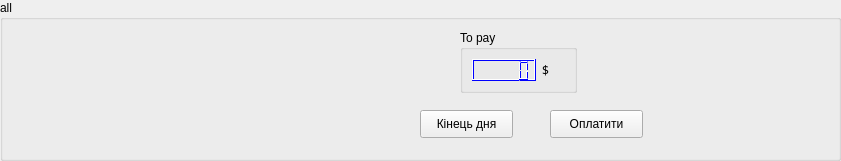
   <widget class="QGroupBox" name="groupBox_5">
    <property name="geometry">
     <rect>
      <x>10</x>
      <y>310</y>
      <width>841</width>
      <height>161</height>
     </rect>
    </property>
    <property name="title">
     <string>all </string>
    </property>
    <widget class="QGroupBox" name="groupBox_6">
     <property name="geometry">
      <rect>
       <x>460</x>
       <y>30</y>
       <width>117</width>
       <height>63</height>
      </rect>
     </property>
     <property name="title">
      <string>To pay </string>
     </property>
     <layout class="QGridLayout" name="gridLayout_2">
      <item row="0" column="0">
       <widget class="QLCDNumber" name="lcdNumber_4">
        <property name="palette">
         <palette>
          <active>
           <colorrole role="WindowText">
            <brush brushstyle="SolidPattern">
             <color alpha="255">
              <red>0</red>
              <green>0</green>
              <blue>0</blue>
             </color>
            </brush>
           </colorrole>
           <colorrole role="Midlight">
            <brush brushstyle="SolidPattern">
             <color alpha="255">
              <red>255</red>
              <green>0</green>
              <blue>0</blue>
             </color>
            </brush>
           </colorrole>
           <colorrole role="Dark">
            <brush brushstyle="SolidPattern">
             <color alpha="255">
              <red>0</red>
              <green>0</green>
              <blue>255</blue>
             </color>
            </brush>
           </colorrole>
           <colorrole role="Mid">
            <brush brushstyle="SolidPattern">
             <color alpha="255">
              <red>255</red>
              <green>255</green>
              <blue>127</blue>
             </color>
            </brush>
           </colorrole>
           <colorrole role="Text">
            <brush brushstyle="SolidPattern">
             <color alpha="255">
              <red>0</red>
              <green>170</green>
              <blue>255</blue>
             </color>
            </brush>
           </colorrole>
           <colorrole role="BrightText">
            <brush brushstyle="SolidPattern">
             <color alpha="255">
              <red>170</red>
              <green>170</green>
              <blue>255</blue>
             </color>
            </brush>
           </colorrole>
           <colorrole role="ButtonText">
            <brush brushstyle="SolidPattern">
             <color alpha="255">
              <red>0</red>
              <green>0</green>
              <blue>0</blue>
             </color>
            </brush>
           </colorrole>
           <colorrole role="Base">
            <brush brushstyle="SolidPattern">
             <color alpha="255">
              <red>255</red>
              <green>255</green>
              <blue>255</blue>
             </color>
            </brush>
           </colorrole>
           <colorrole role="Window">
            <brush brushstyle="SolidPattern">
             <color alpha="255">
              <red>170</red>
              <green>170</green>
              <blue>255</blue>
             </color>
            </brush>
           </colorrole>
           <colorrole role="AlternateBase">
            <brush brushstyle="SolidPattern">
             <color alpha="255">
              <red>255</red>
              <green>255</green>
              <blue>0</blue>
             </color>
            </brush>
           </colorrole>
          </active>
          <inactive>
           <colorrole role="WindowText">
            <brush brushstyle="SolidPattern">
             <color alpha="255">
              <red>0</red>
              <green>0</green>
              <blue>0</blue>
             </color>
            </brush>
           </colorrole>
           <colorrole role="Midlight">
            <brush brushstyle="SolidPattern">
             <color alpha="255">
              <red>255</red>
              <green>0</green>
              <blue>0</blue>
             </color>
            </brush>
           </colorrole>
           <colorrole role="Dark">
            <brush brushstyle="SolidPattern">
             <color alpha="255">
              <red>0</red>
              <green>0</green>
              <blue>255</blue>
             </color>
            </brush>
           </colorrole>
           <colorrole role="Mid">
            <brush brushstyle="SolidPattern">
             <color alpha="255">
              <red>255</red>
              <green>255</green>
              <blue>127</blue>
             </color>
            </brush>
           </colorrole>
           <colorrole role="Text">
            <brush brushstyle="SolidPattern">
             <color alpha="255">
              <red>0</red>
              <green>170</green>
              <blue>255</blue>
             </color>
            </brush>
           </colorrole>
           <colorrole role="BrightText">
            <brush brushstyle="SolidPattern">
             <color alpha="255">
              <red>170</red>
              <green>170</green>
              <blue>255</blue>
             </color>
            </brush>
           </colorrole>
           <colorrole role="ButtonText">
            <brush brushstyle="SolidPattern">
             <color alpha="255">
              <red>0</red>
              <green>0</green>
              <blue>0</blue>
             </color>
            </brush>
           </colorrole>
           <colorrole role="Base">
            <brush brushstyle="SolidPattern">
             <color alpha="255">
              <red>255</red>
              <green>255</green>
              <blue>255</blue>
             </color>
            </brush>
           </colorrole>
           <colorrole role="Window">
            <brush brushstyle="SolidPattern">
             <color alpha="255">
              <red>170</red>
              <green>170</green>
              <blue>255</blue>
             </color>
            </brush>
           </colorrole>
           <colorrole role="AlternateBase">
            <brush brushstyle="SolidPattern">
             <color alpha="255">
              <red>255</red>
              <green>255</green>
              <blue>0</blue>
             </color>
            </brush>
           </colorrole>
          </inactive>
          <disabled>
           <colorrole role="WindowText">
            <brush brushstyle="SolidPattern">
             <color alpha="255">
              <red>0</red>
              <green>0</green>
              <blue>255</blue>
             </color>
            </brush>
           </colorrole>
           <colorrole role="Midlight">
            <brush brushstyle="SolidPattern">
             <color alpha="255">
              <red>255</red>
              <green>0</green>
              <blue>0</blue>
             </color>
            </brush>
           </colorrole>
           <colorrole role="Dark">
            <brush brushstyle="SolidPattern">
             <color alpha="255">
              <red>0</red>
              <green>0</green>
              <blue>255</blue>
             </color>
            </brush>
           </colorrole>
           <colorrole role="Mid">
            <brush brushstyle="SolidPattern">
             <color alpha="255">
              <red>255</red>
              <green>255</green>
              <blue>127</blue>
             </color>
            </brush>
           </colorrole>
           <colorrole role="Text">
            <brush brushstyle="SolidPattern">
             <color alpha="255">
              <red>0</red>
              <green>0</green>
              <blue>255</blue>
             </color>
            </brush>
           </colorrole>
           <colorrole role="BrightText">
            <brush brushstyle="SolidPattern">
             <color alpha="255">
              <red>170</red>
              <green>170</green>
              <blue>255</blue>
             </color>
            </brush>
           </colorrole>
           <colorrole role="ButtonText">
            <brush brushstyle="SolidPattern">
             <color alpha="255">
              <red>0</red>
              <green>0</green>
              <blue>255</blue>
             </color>
            </brush>
           </colorrole>
           <colorrole role="Base">
            <brush brushstyle="SolidPattern">
             <color alpha="255">
              <red>170</red>
              <green>170</green>
              <blue>255</blue>
             </color>
            </brush>
           </colorrole>
           <colorrole role="Window">
            <brush brushstyle="SolidPattern">
             <color alpha="255">
              <red>170</red>
              <green>170</green>
              <blue>255</blue>
             </color>
            </brush>
           </colorrole>
           <colorrole role="AlternateBase">
            <brush brushstyle="SolidPattern">
             <color alpha="255">
              <red>255</red>
              <green>255</green>
              <blue>0</blue>
             </color>
            </brush>
           </colorrole>
          </disabled>
         </palette>
        </property>
        <property name="font">
         <font>
          <family>Noto Serif Lao</family>
          <weight>75</weight>
          <bold>true</bold>
         </font>
        </property>
        <property name="inputMethodHints">
         <set>Qt::ImhNone</set>
        </property>
        <property name="smallDecimalPoint">
         <bool>false</bool>
        </property>
        <property name="segmentStyle">
         <enum>QLCDNumber::Filled</enum>
        </property>
        <property name="value" stdset="0">
         <double>0.000000000000000</double>
        </property>
        <property name="intValue" stdset="0">
         <number>0</number>
        </property>
       </widget>
      </item>
      <item row="0" column="1">
       <widget class="QLabel" name="label_8">
        <property name="font">
         <font>
          <family>Mongolian Baiti</family>
         </font>
        </property>
        <property name="text">
         <string>$</string>
        </property>
       </widget>
      </item>
     </layout>
    </widget>
    <widget class="QPushButton" name="pushButton">
     <property name="geometry">
      <rect>
       <x>420</x>
       <y>110</y>
       <width>93</width>
       <height>28</height>
      </rect>
     </property>
     <property name="text">
      <string>Кінець дня</string>
     </property>
    </widget>
    <widget class="QPushButton" name="pushButton_2">
     <property name="geometry">
      <rect>
       <x>550</x>
       <y>110</y>
       <width>93</width>
       <height>28</height>
      </rect>
     </property>
     <property name="text">
      <string>Оплатити</string>
     </property>
    </widget>
   </widget>
